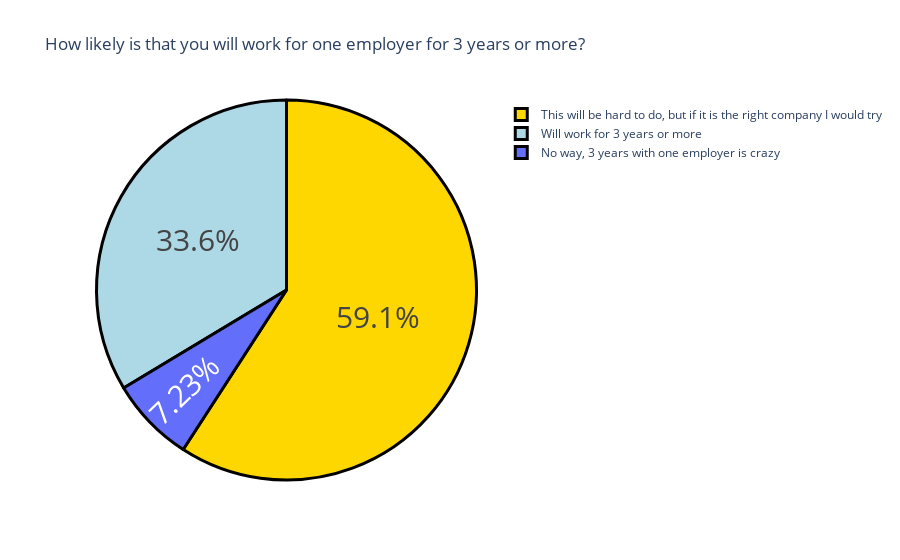

The notebook cell saved with this chart:
### Code cell
question3 = "How likely is that you will work for one employer for 3 years or more ?"
question3 = data[question3].value_counts()
label = question3.index
counts = question3.values
colors = ['gold','lightblue']
fig = go.Figure(data=[go.Pie(labels=label, values=counts)])
fig.update_layout(title_text='How likely is that you will work for one employer for 3 years or more?')
fig.update_traces(hoverinfo='label+value', textinfo='percent', textfont_size=30,
                  marker=dict(colors=colors, line=dict(color='black', width=3)))
fig.show()

### Figure 1 — Plotly figure (JSON) as saved in the notebook; plotly's stock layout.template omitted (floating-point values rounded to 4 significant figures)
{"data": [{"hoverinfo": "label+value", "labels": ["This will be hard to do, but if it is the right company I would try", "Will work for 3 years or more", "No way, 3 years with one employer is crazy"], "marker": {"colors": ["gold", "lightblue"], "line": {"color": "black", "width": 3}}, "textfont": {"size": 30}, "textinfo": "percent", "type": "pie", "values": [139, 79, 17]}], "layout": {"title": {"text": "How likely is that you will work for one employer for 3 years or more?"}}}
